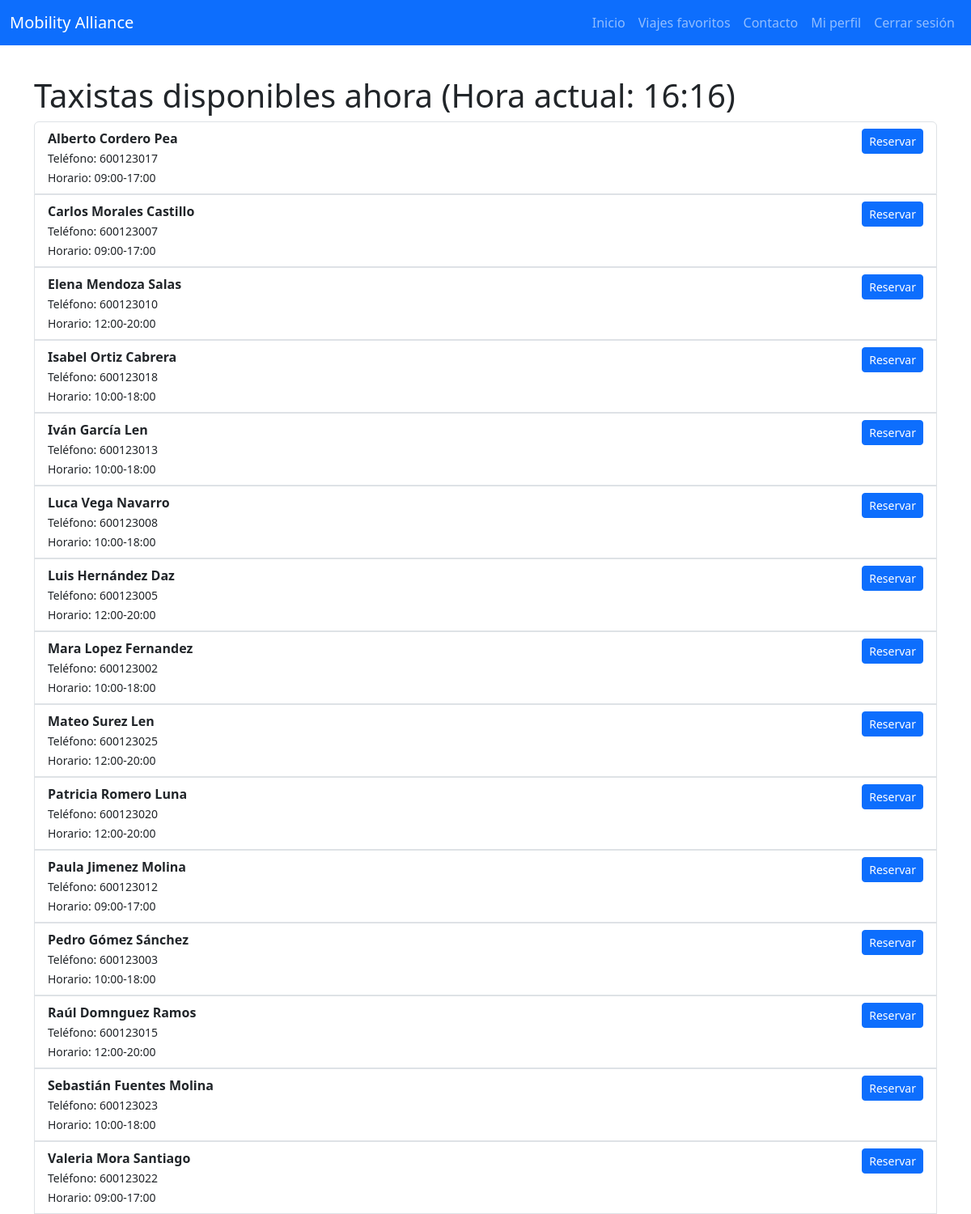
Screenshot of /principal/taxistas/index.php (signed in) with the database file from the repository.
### tables this page shows
CREATE TABLE `taxistas` (
  `numero_licencia` varchar(50) NOT NULL,
  `nombre` varchar(50) NOT NULL,
  `apellidos` varchar(100) NOT NULL,
  `telefono` varchar(20) NOT NULL,
  `horario` varchar(50) NOT NULL
);

### principal/taxistas/index.php (the view, shortened to what this page needs)
<?php
require_once '../../db_pdo.php';
$hora_actual = date('H:i');
$stmt = $pdo->query("SELECT numero_licencia, nombre, apellidos, telefono, horario FROM taxistas ORDER BY nombre ASC, apellidos ASC");
$taxistas = $stmt->fetchAll(PDO::FETCH_ASSOC);
$taxistas_disponibles = array_filter($taxistas, function($taxista) use ($hora_actual) {
    list($inicio, $fin) = explode('-', $taxista['horario']);
    $hora_actual_min = intval(substr($hora_actual, 0, 2)) * 60 + intval(substr($hora_actual, 3, 2));
    $inicio_min = intval(substr($inicio, 0, 2)) * 60 + intval(substr($inicio, 3, 2));
    $fin_min = intval(substr($fin, 0, 2)) * 60 + intval(substr($fin, 3, 2));
    if ($fin_min < $inicio_min) {
        return ($hora_actual_min >= $inicio_min || $hora_actual_min <= $fin_min);
    } else {
        return ($hora_actual_min >= $inicio_min && $hora_actual_min <= $fin_min);
    }
});
?>
<!DOCTYPE html>
<html lang="es">
<head>
    <link href="../../bootstrap-5.3.8-dist/css/bootstrap.min.css" rel="stylesheet">
    <link href="../../css/paginas.css" rel="stylesheet">
</head>
<body>
<nav class="navbar navbar-expand-lg navbar-dark bg-primary fixed-top">
    <div class="container-fluid">
        <a class="navbar-brand" href="../index.php">Mobility Alliance</a>
        <div class="collapse navbar-collapse" id="navbarNav">
            <ul class="navbar-nav ms-auto">
                <li class="nav-item"><a class="nav-link" href="../index.php">Inicio</a></li>
                <li class="nav-item"><a class="nav-link" href="../viajes_favoritos/index.php">Viajes favoritos</a></li>
                <li class="nav-item"><a class="nav-link" href="../contactos/index.php">Contacto</a></li>
                <li class="nav-item"><a class="nav-link" href="../perfil/index.php">Mi perfil</a></li>
                <li class="nav-item"><a class="nav-link" href="../../login/logout.php">Cerrar sesión</a></li>
            </ul>
        </div>
    </div>
</nav>
<div class="container mt-4">
    <h1>Taxistas disponibles ahora (Hora actual: <?= $hora_actual ?>)</h1>
    <?php if (count($taxistas_disponibles) === 0): ?>
        <p>No hay taxistas disponibles en este momento.</p>
    <?php else: ?>
        <div class="list-group">
            <?php foreach ($taxistas_disponibles as $taxista): ?>
                <div class="list-group-item">
                    <div class="d-flex justify-content-between align-items-start">
                        <div>
                            <strong><?= htmlspecialchars($taxista['nombre'] . ' ' . $taxista['apellidos']) ?></strong><br>
                            <small>Teléfono: <?= htmlspecialchars($taxista['telefono']) ?></small><br>
                            <small>Horario: <?= htmlspecialchars($taxista['horario']) ?></small>
                        </div>
                        <button class="btn btn-primary btn-sm" data-bs-toggle="modal" data-bs-target="#modalReserva<?= htmlspecialchars($taxista['numero_licencia']) ?>">
                            Reservar
                        </button>
                    </div>
                </div>
            <?php endforeach; ?>
        </div>
    <?php endif; ?>
</div>
</body>
</html>

### css/paginas.css (style rules this page uses)
body { padding-top: 70px; }

### rows the page displays
taxistas: nombre+apellidos "Alberto Cordero Pea", telefono "600123017", horario "09:00-17:00"
taxistas: nombre+apellidos "Carlos Morales Castillo", telefono "600123007", horario "09:00-17:00"
taxistas: nombre+apellidos "Elena Mendoza Salas", telefono "600123010", horario "12:00-20:00"
taxistas: nombre+apellidos "Isabel Ortiz Cabrera", telefono "600123018", horario "10:00-18:00"
taxistas: nombre+apellidos "Iván García Len", telefono "600123013", horario "10:00-18:00"
taxistas: nombre+apellidos "Luca Vega Navarro", telefono "600123008", horario "10:00-18:00"
taxistas: nombre+apellidos "Luis Hernández Daz", telefono "600123005", horario "12:00-20:00"
taxistas: nombre+apellidos "Mara Lopez Fernandez", telefono "600123002", horario "10:00-18:00"
taxistas: nombre+apellidos "Mateo Surez Len", telefono "600123025", horario "12:00-20:00"
taxistas: nombre+apellidos "Patricia Romero Luna", telefono "600123020", horario "12:00-20:00"
taxistas: nombre+apellidos "Paula Jimenez Molina", telefono "600123012", horario "09:00-17:00"
taxistas: nombre+apellidos "Pedro Gómez Sánchez", telefono "600123003", horario "10:00-18:00"
taxistas: nombre+apellidos "Raúl Domnguez Ramos", telefono "600123015", horario "12:00-20:00"
taxistas: nombre+apellidos "Sebastián Fuentes Molina", telefono "600123023", horario "10:00-18:00"
taxistas: nombre+apellidos "Valeria Mora Santiago", telefono "600123022", horario "09:00-17:00"
